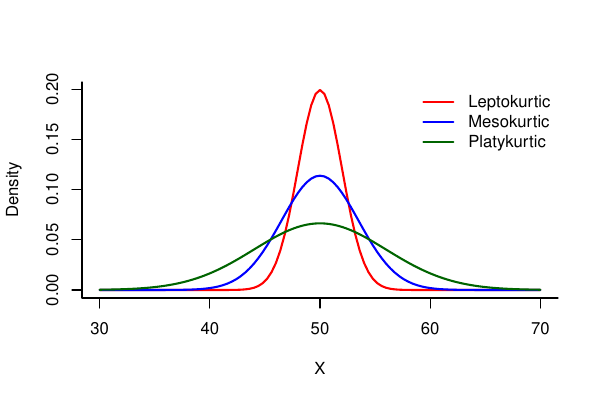

Source code (R):
# library(extrafont)
# loadfonts(device = "win")

pdf("kurtosis-comparison.pdf", width = 6, height = 4)

curve(dnorm(x, 50, 2), from = 30, 70, col = "red", ylab = "Density", lwd = 2, bty="l", xlab = "X")
curve(dnorm(x, 50, 3.5), from = 30, 70, add = T, col = "blue", lwd = 2)
curve(dnorm(x, 50, 6), from = 30, 70, add = T, col = "darkgreen", lwd = 2)

legend(
    "topright",
    legend = c(
        "Leptokurtic",
        "Mesokurtic",
        "Platykurtic"
    ),
    col = c("red", "blue", "darkgreen"),
    lty = c(1, 1, 1),
    lwd = c(2, 2, 2),
    bty = "n"    # no box around the legend
)
dev.off()

